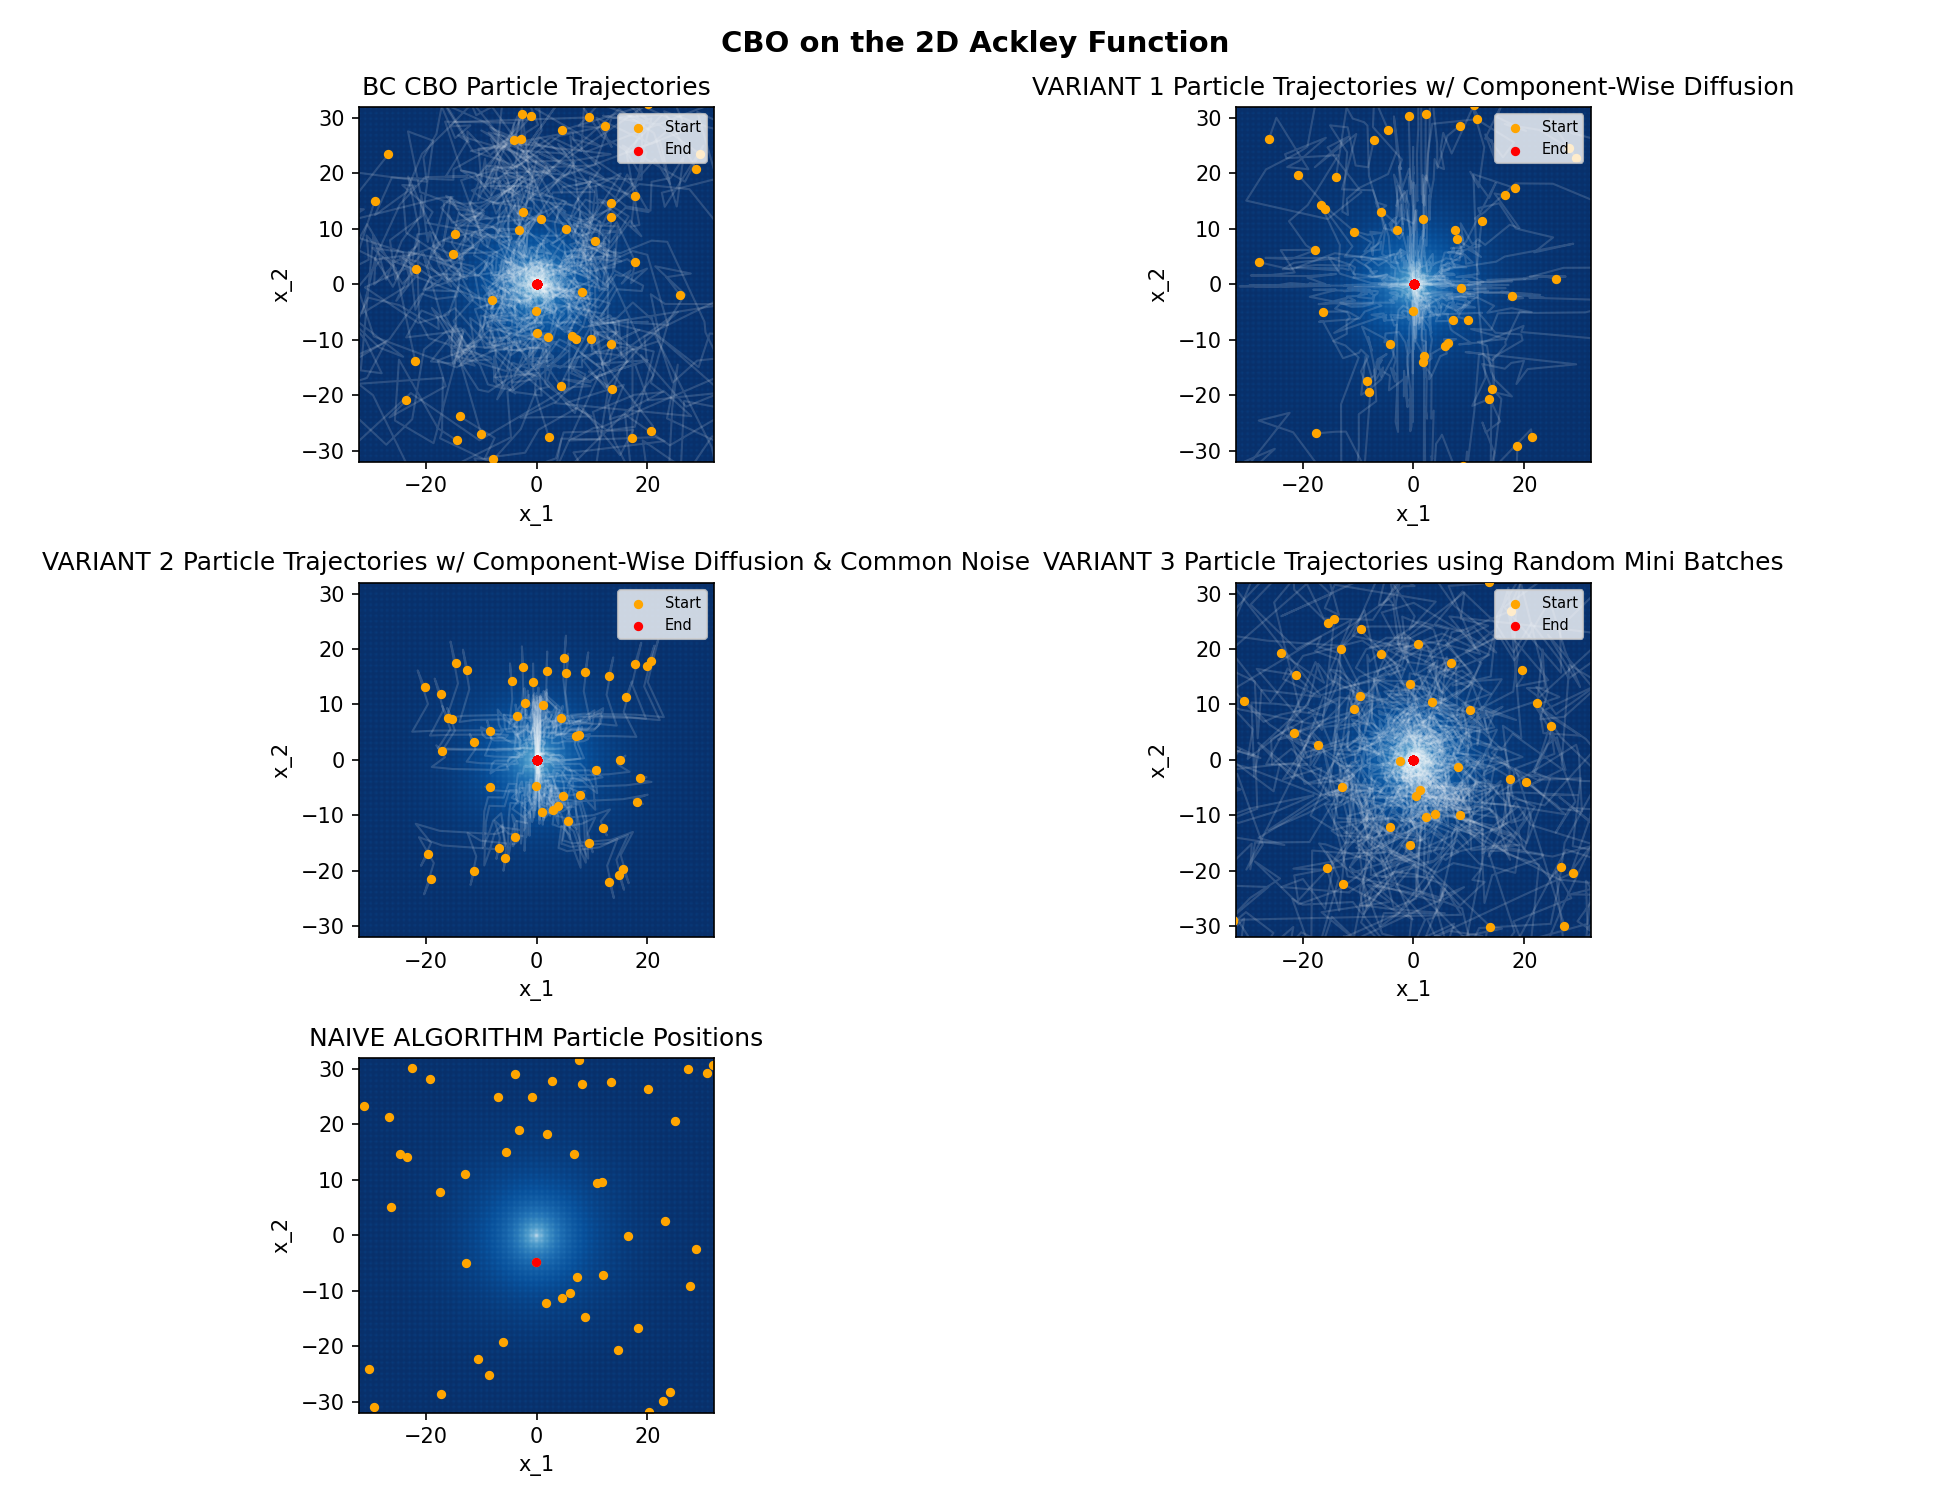

Source code (Python):
import numpy as np
import matplotlib.pyplot as plt
import matplotlib.colors as mcolors

from bc_algorithms import ackley, cbo, naive
from variant_1 import component_wise_diff
from variant_2 import common_noise
from variant_3 import random_mini_batch


def grid(res):
    # create grid
    lin = np.linspace(-32, 32, res)
    X, Y = np.meshgrid(lin, lin)
    grid = np.stack([X.ravel(), Y.ravel()], axis=1)

    # evaluate function at all grid points, correspond to grid coord
    Z = ackley(grid).reshape(res, res)

    return X, Y, Z

# TRAJECTORY PLOT
def particle_hist(ax, particle_hist):
    _, _, Z = grid(res=300)

    # draw 2d array heatmap
    ax.imshow(Z, extent=[-32, 32, -32, 32], origin="lower", cmap="Blues", aspect="equal", norm=mcolors.PowerNorm(gamma=0.4,vmin=0,vmax=22))

    n_particles = particle_hist.shape[1]

    for i in range(n_particles):
        traj = particle_hist[:,i,:] # draw one trajectory line per particle
        x_1 = traj[:,0]
        x_2 = traj[:,1]
        ax.plot(x_1, x_2, color="white", alpha=0.15, linewidth=1.0)
    # plot individual points at iteration 0
    ax.scatter(particle_hist[0,:,0], particle_hist[0,:,1], color="orange", s=12, zorder=3, label="Start")
    # plot individual points at last iteration
    ax.scatter(particle_hist[-1,:,0], particle_hist[-1,:,1], color="red", s=12, zorder=3, label="End")

    # styling
    # ax.set_title("Particle Trajectories")
    ax.set_xlabel("x_1"); ax.set_ylabel("x_2")
    ax.set_xlim(-32, 32); ax.set_ylim(-32, 32)
    ax.legend(fontsize=7, loc="upper right")

# NAIVE POINT PLOT
def naive_part_plot(ax):
    _, _, Z = grid(res=300)
    # draw 2d array heatmap
    ax.imshow(Z, extent=[-32, 32, -32, 32], origin="lower", cmap="Blues", aspect="equal", norm=mcolors.PowerNorm(gamma=0.4,vmin=0,vmax=22))

    best_x, best_val, x_positions, f_vals, n_particles = naive(ackley)
    ax.scatter(x_positions[:,0], x_positions[:,1], color="orange", s=12) # plot individual points
    ax.scatter(best_x[0], best_x[1], color="red", s=12, label="min f(x)")

    ax.set_title("NAIVE ALGORITHM Particle Positions")
    ax.set_xlabel("x_1"); ax.set_ylabel("x_2")
    ax.set_xlim(-32, 32); ax.set_ylim(-32, 32)


def main():
    # create blank canvas
    fig = plt.figure(figsize=(13,10))
    fig.suptitle("CBO on the 2D Ackley Function", fontsize=14, fontweight="bold")

    # 2x2 figure panels
    ax1 = fig.add_subplot(3,2,1)
    ax2 = fig.add_subplot(3,2,2)
    ax3 = fig.add_subplot(3,2,3)
    ax4 = fig.add_subplot(3,2,4)
    ax5 = fig.add_subplot(3,2,5)

    # plot graphs

    _, _, _, cbo_part_hist, _, _, _ = cbo(ackley, d=2, seed=0)
    _, _, _, var1_part_hist, _, _, _ = component_wise_diff(ackley, d=2, seed=0)
    _, _, _, var2_part_hist, _, _, _ = common_noise(ackley, d=2, seed=0)
    _, _, _, var3_part_hist, _, _, _ = random_mini_batch(ackley, d=2, seed=0)

    particle_hist(ax1, cbo_part_hist)
    ax1.set_title("BC CBO Particle Trajectories")
    particle_hist(ax2, var1_part_hist)
    ax2.set_title("VARIANT 1 Particle Trajectories w/ Component-Wise Diffusion")
    particle_hist(ax3, var2_part_hist)
    ax3.set_title("VARIANT 2 Particle Trajectories w/ Component-Wise Diffusion & Common Noise")
    particle_hist(ax4, var3_part_hist)
    ax4.set_title("VARIANT 3 Particle Trajectories using Random Mini Batches")

    naive_part_plot(ax5)

    plt.tight_layout()
    plt.savefig("trajectories_plot.png", dpi=150)

if __name__ == "__main__":
    main()
